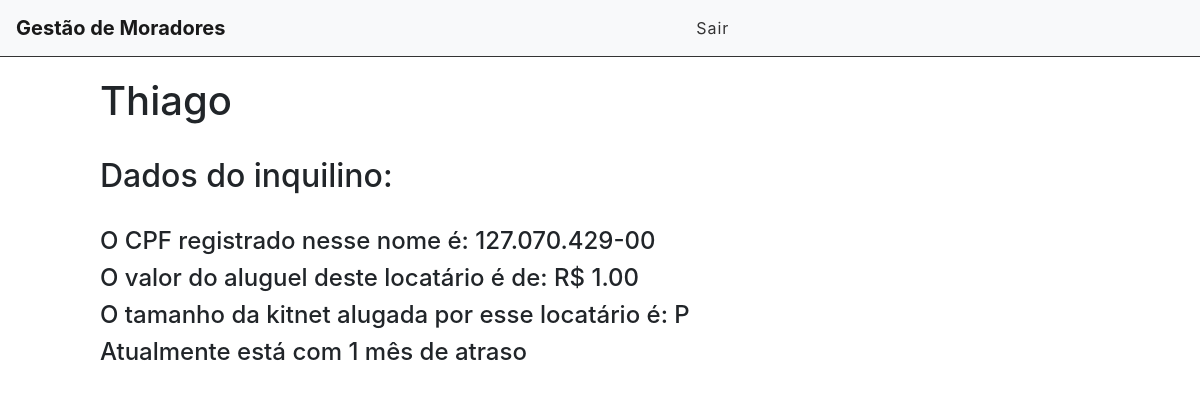
The page /inquilino/33 (signed in) on the database its author committed.
### core/models.py (models this page shows, shortened)
class Registro(Model):
    STATUS = (
        ('doing', 'Doing'),
        ('done', 'Done'),
        ('total', 'Total')
    )
    KITNET = (
        ("P", "PEQUENA"),
        ("M", "MEDIA"),
        ("G", "GRANDE")
    )
    nome = models.CharField('Nome', max_length=100)
    cpf = CPFField('CPF')
    aluguel = models.DecimalField('Valor do aluguel', max_digits=12, decimal_places=2)
    tamanho = models.CharField('Tamanho da kitnet', max_length=1, choices=KITNET, blank=False, null=False)
    status = models.BooleanField('Está inadimplente?')
    atraso = models.DecimalField('Quantos meses de inadimplencia?(caso não digite 0)', max_digits=3, decimal_places=0)
    done = models.CharField(max_length=12, choices=STATUS)
    user = models.ForeignKey(get_user_model(), on_delete=models.CASCADE)

### core/views.py (the view)
# urls.py: path('inquilino/<int:id>', views.inquilinoView, name="inquilino-view"),
@login_required
def inquilinoView(request, id):
    inquilino = get_object_or_404(Registro, pk=id)
    return render(request, 'inquilino.html', {'inquilino': inquilino})

### core/templates/inquilino.html (shortened to what this page needs)
{% extends 'index.html' %}
{% block content %}
    <div class="offset-1 col-10 list-div">
        <h1>{{inquilino.nome}}</h1><br>
        <h2>Dados do inquilino: </h2><br>
        <h4>O CPF registrado nesse nome é: {{inquilino.cpf}}</h4>
        <h4>O valor do aluguel deste locatário é de: R$ {{inquilino.aluguel}}</h4>
        <h4>O tamanho da kitnet alugada por esse locatário é: {{inquilino.tamanho}}</h4>
        {% if inquilino.status == True %}
            <h4>Atualmente está com {{inquilino.atraso}} mês de atraso </h4>
        {% else %}
            <h4>O inquilino não possui dívidas</h4>
        {% endif %}
    </div>
{% endblock %}

### core/static/css/styles.css (style rules this page uses)
.list-div { padding: 0; }

### rows shown on the page
Registro: nome "Thiago", cpf "127.070.429-00", aluguel "1.00", tamanho "P", atraso "1"
